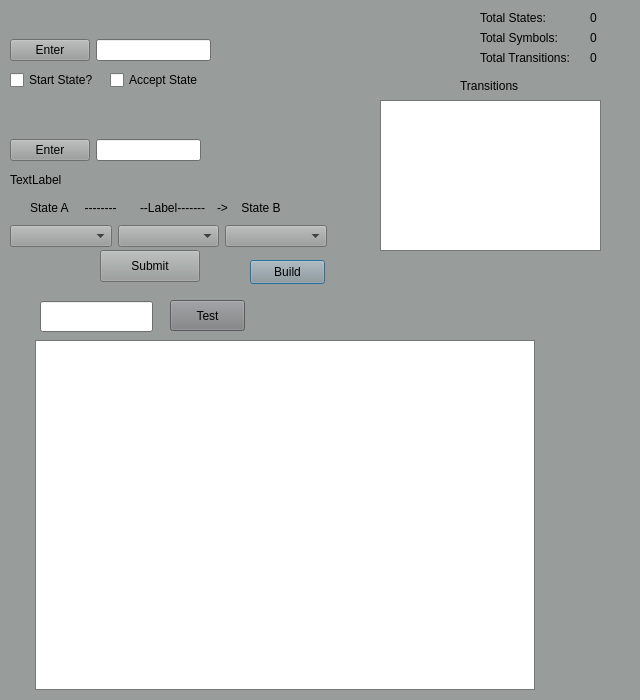
<?xml version="1.0" encoding="UTF-8"?>
<ui version="4.0">
 <class>FADialog</class>
 <widget class="QDialog" name="FADialog">
  <property name="geometry">
   <rect>
    <x>0</x>
    <y>0</y>
    <width>640</width>
    <height>700</height>
   </rect>
  </property>
  <property name="palette">
   <palette>
    <active>
     <colorrole role="WindowText">
      <brush brushstyle="SolidPattern">
       <color alpha="255">
        <red>0</red>
        <green>0</green>
        <blue>0</blue>
       </color>
      </brush>
     </colorrole>
     <colorrole role="Button">
      <brush brushstyle="SolidPattern">
       <color alpha="255">
        <red>152</red>
        <green>156</green>
        <blue>155</blue>
       </color>
      </brush>
     </colorrole>
     <colorrole role="Light">
      <brush brushstyle="SolidPattern">
       <color alpha="255">
        <red>228</red>
        <green>234</green>
        <blue>232</blue>
       </color>
      </brush>
     </colorrole>
     <colorrole role="Midlight">
      <brush brushstyle="SolidPattern">
       <color alpha="255">
        <red>190</red>
        <green>195</green>
        <blue>193</blue>
       </color>
      </brush>
     </colorrole>
     <colorrole role="Dark">
      <brush brushstyle="SolidPattern">
       <color alpha="255">
        <red>76</red>
        <green>78</green>
        <blue>77</blue>
       </color>
      </brush>
     </colorrole>
     <colorrole role="Mid">
      <brush brushstyle="SolidPattern">
       <color alpha="255">
        <red>101</red>
        <green>104</green>
        <blue>103</blue>
       </color>
      </brush>
     </colorrole>
     <colorrole role="Text">
      <brush brushstyle="SolidPattern">
       <color alpha="255">
        <red>0</red>
        <green>0</green>
        <blue>0</blue>
       </color>
      </brush>
     </colorrole>
     <colorrole role="BrightText">
      <brush brushstyle="SolidPattern">
       <color alpha="255">
        <red>255</red>
        <green>255</green>
        <blue>255</blue>
       </color>
      </brush>
     </colorrole>
     <colorrole role="ButtonText">
      <brush brushstyle="SolidPattern">
       <color alpha="255">
        <red>0</red>
        <green>0</green>
        <blue>0</blue>
       </color>
      </brush>
     </colorrole>
     <colorrole role="Base">
      <brush brushstyle="SolidPattern">
       <color alpha="255">
        <red>255</red>
        <green>255</green>
        <blue>255</blue>
       </color>
      </brush>
     </colorrole>
     <colorrole role="Window">
      <brush brushstyle="SolidPattern">
       <color alpha="255">
        <red>152</red>
        <green>156</green>
        <blue>155</blue>
       </color>
      </brush>
     </colorrole>
     <colorrole role="Shadow">
      <brush brushstyle="SolidPattern">
       <color alpha="255">
        <red>0</red>
        <green>0</green>
        <blue>0</blue>
       </color>
      </brush>
     </colorrole>
     <colorrole role="AlternateBase">
      <brush brushstyle="SolidPattern">
       <color alpha="255">
        <red>203</red>
        <green>205</green>
        <blue>205</blue>
       </color>
      </brush>
     </colorrole>
     <colorrole role="ToolTipBase">
      <brush brushstyle="SolidPattern">
       <color alpha="255">
        <red>255</red>
        <green>255</green>
        <blue>220</blue>
       </color>
      </brush>
     </colorrole>
     <colorrole role="ToolTipText">
      <brush brushstyle="SolidPattern">
       <color alpha="255">
        <red>0</red>
        <green>0</green>
        <blue>0</blue>
       </color>
      </brush>
     </colorrole>
     <colorrole role="PlaceholderText">
      <brush brushstyle="SolidPattern">
       <color alpha="127">
        <red>0</red>
        <green>0</green>
        <blue>0</blue>
       </color>
      </brush>
     </colorrole>
    </active>
    <inactive>
     <colorrole role="WindowText">
      <brush brushstyle="SolidPattern">
       <color alpha="255">
        <red>0</red>
        <green>0</green>
        <blue>0</blue>
       </color>
      </brush>
     </colorrole>
     <colorrole role="Button">
      <brush brushstyle="SolidPattern">
       <color alpha="255">
        <red>152</red>
        <green>156</green>
        <blue>155</blue>
       </color>
      </brush>
     </colorrole>
     <colorrole role="Light">
      <brush brushstyle="SolidPattern">
       <color alpha="255">
        <red>228</red>
        <green>234</green>
        <blue>232</blue>
       </color>
      </brush>
     </colorrole>
     <colorrole role="Midlight">
      <brush brushstyle="SolidPattern">
       <color alpha="255">
        <red>190</red>
        <green>195</green>
        <blue>193</blue>
       </color>
      </brush>
     </colorrole>
     <colorrole role="Dark">
      <brush brushstyle="SolidPattern">
       <color alpha="255">
        <red>76</red>
        <green>78</green>
        <blue>77</blue>
       </color>
      </brush>
     </colorrole>
     <colorrole role="Mid">
      <brush brushstyle="SolidPattern">
       <color alpha="255">
        <red>101</red>
        <green>104</green>
        <blue>103</blue>
       </color>
      </brush>
     </colorrole>
     <colorrole role="Text">
      <brush brushstyle="SolidPattern">
       <color alpha="255">
        <red>0</red>
        <green>0</green>
        <blue>0</blue>
       </color>
      </brush>
     </colorrole>
     <colorrole role="BrightText">
      <brush brushstyle="SolidPattern">
       <color alpha="255">
        <red>255</red>
        <green>255</green>
        <blue>255</blue>
       </color>
      </brush>
     </colorrole>
     <colorrole role="ButtonText">
      <brush brushstyle="SolidPattern">
       <color alpha="255">
        <red>0</red>
        <green>0</green>
        <blue>0</blue>
       </color>
      </brush>
     </colorrole>
     <colorrole role="Base">
      <brush brushstyle="SolidPattern">
       <color alpha="255">
        <red>255</red>
        <green>255</green>
        <blue>255</blue>
       </color>
      </brush>
     </colorrole>
     <colorrole role="Window">
      <brush brushstyle="SolidPattern">
       <color alpha="255">
        <red>152</red>
        <green>156</green>
        <blue>155</blue>
       </color>
      </brush>
     </colorrole>
     <colorrole role="Shadow">
      <brush brushstyle="SolidPattern">
       <color alpha="255">
        <red>0</red>
        <green>0</green>
        <blue>0</blue>
       </color>
      </brush>
     </colorrole>
     <colorrole role="AlternateBase">
      <brush brushstyle="SolidPattern">
       <color alpha="255">
        <red>203</red>
        <green>205</green>
        <blue>205</blue>
       </color>
      </brush>
     </colorrole>
     <colorrole role="ToolTipBase">
      <brush brushstyle="SolidPattern">
       <color alpha="255">
        <red>255</red>
        <green>255</green>
        <blue>220</blue>
       </color>
      </brush>
     </colorrole>
     <colorrole role="ToolTipText">
      <brush brushstyle="SolidPattern">
       <color alpha="255">
        <red>0</red>
        <green>0</green>
        <blue>0</blue>
       </color>
      </brush>
     </colorrole>
     <colorrole role="PlaceholderText">
      <brush brushstyle="SolidPattern">
       <color alpha="127">
        <red>0</red>
        <green>0</green>
        <blue>0</blue>
       </color>
      </brush>
     </colorrole>
    </inactive>
    <disabled>
     <colorrole role="WindowText">
      <brush brushstyle="SolidPattern">
       <color alpha="255">
        <red>76</red>
        <green>78</green>
        <blue>77</blue>
       </color>
      </brush>
     </colorrole>
     <colorrole role="Button">
      <brush brushstyle="SolidPattern">
       <color alpha="255">
        <red>152</red>
        <green>156</green>
        <blue>155</blue>
       </color>
      </brush>
     </colorrole>
     <colorrole role="Light">
      <brush brushstyle="SolidPattern">
       <color alpha="255">
        <red>228</red>
        <green>234</green>
        <blue>232</blue>
       </color>
      </brush>
     </colorrole>
     <colorrole role="Midlight">
      <brush brushstyle="SolidPattern">
       <color alpha="255">
        <red>190</red>
        <green>195</green>
        <blue>193</blue>
       </color>
      </brush>
     </colorrole>
     <colorrole role="Dark">
      <brush brushstyle="SolidPattern">
       <color alpha="255">
        <red>76</red>
        <green>78</green>
        <blue>77</blue>
       </color>
      </brush>
     </colorrole>
     <colorrole role="Mid">
      <brush brushstyle="SolidPattern">
       <color alpha="255">
        <red>101</red>
        <green>104</green>
        <blue>103</blue>
       </color>
      </brush>
     </colorrole>
     <colorrole role="Text">
      <brush brushstyle="SolidPattern">
       <color alpha="255">
        <red>76</red>
        <green>78</green>
        <blue>77</blue>
       </color>
      </brush>
     </colorrole>
     <colorrole role="BrightText">
      <brush brushstyle="SolidPattern">
       <color alpha="255">
        <red>255</red>
        <green>255</green>
        <blue>255</blue>
       </color>
      </brush>
     </colorrole>
     <colorrole role="ButtonText">
      <brush brushstyle="SolidPattern">
       <color alpha="255">
        <red>76</red>
        <green>78</green>
        <blue>77</blue>
       </color>
      </brush>
     </colorrole>
     <colorrole role="Base">
      <brush brushstyle="SolidPattern">
       <color alpha="255">
        <red>152</red>
        <green>156</green>
        <blue>155</blue>
       </color>
      </brush>
     </colorrole>
     <colorrole role="Window">
      <brush brushstyle="SolidPattern">
       <color alpha="255">
        <red>152</red>
        <green>156</green>
        <blue>155</blue>
       </color>
      </brush>
     </colorrole>
     <colorrole role="Shadow">
      <brush brushstyle="SolidPattern">
       <color alpha="255">
        <red>0</red>
        <green>0</green>
        <blue>0</blue>
       </color>
      </brush>
     </colorrole>
     <colorrole role="AlternateBase">
      <brush brushstyle="SolidPattern">
       <color alpha="255">
        <red>152</red>
        <green>156</green>
        <blue>155</blue>
       </color>
      </brush>
     </colorrole>
     <colorrole role="ToolTipBase">
      <brush brushstyle="SolidPattern">
       <color alpha="255">
        <red>255</red>
        <green>255</green>
        <blue>220</blue>
       </color>
      </brush>
     </colorrole>
     <colorrole role="ToolTipText">
      <brush brushstyle="SolidPattern">
       <color alpha="255">
        <red>0</red>
        <green>0</green>
        <blue>0</blue>
       </color>
      </brush>
     </colorrole>
     <colorrole role="PlaceholderText">
      <brush brushstyle="SolidPattern">
       <color alpha="127">
        <red>76</red>
        <green>78</green>
        <blue>77</blue>
       </color>
      </brush>
     </colorrole>
    </disabled>
   </palette>
  </property>
  <property name="windowTitle">
   <string>Dialog</string>
  </property>
  <widget class="QCheckBox" name="StartCheckBox">
   <property name="geometry">
    <rect>
     <x>10</x>
     <y>70</y>
     <width>85</width>
     <height>20</height>
    </rect>
   </property>
   <property name="text">
    <string>Start State?</string>
   </property>
  </widget>
  <widget class="QCheckBox" name="AcceptCheckBox">
   <property name="geometry">
    <rect>
     <x>110</x>
     <y>70</y>
     <width>111</width>
     <height>20</height>
    </rect>
   </property>
   <property name="text">
    <string>Accept State</string>
   </property>
  </widget>
  <widget class="QLabel" name="startStateErrorLbl">
   <property name="geometry">
    <rect>
     <x>10</x>
     <y>90</y>
     <width>291</width>
     <height>21</height>
    </rect>
   </property>
   <property name="font">
    <font>
     <family>Academy Engraved LET</family>
    </font>
   </property>
   <property name="text">
    <string/>
   </property>
  </widget>
  <widget class="QLabel" name="transErrorLbl">
   <property name="geometry">
    <rect>
     <x>10</x>
     <y>280</y>
     <width>331</width>
     <height>20</height>
    </rect>
   </property>
   <property name="text">
    <string/>
   </property>
  </widget>
  <widget class="QTextEdit" name="textEdit">
   <property name="geometry">
    <rect>
     <x>380</x>
     <y>100</y>
     <width>221</width>
     <height>151</height>
    </rect>
   </property>
  </widget>
  <widget class="QPushButton" name="buildBtn">
   <property name="geometry">
    <rect>
     <x>250</x>
     <y>260</y>
     <width>75</width>
     <height>24</height>
    </rect>
   </property>
   <property name="text">
    <string>Build</string>
   </property>
  </widget>
  <widget class="QLabel" name="buildErrLbl">
   <property name="geometry">
    <rect>
     <x>360</x>
     <y>270</y>
     <width>261</width>
     <height>20</height>
    </rect>
   </property>
   <property name="text">
    <string/>
   </property>
  </widget>
  <widget class="QGraphicsView" name="machineView">
   <property name="geometry">
    <rect>
     <x>35</x>
     <y>340</y>
     <width>500</width>
     <height>350</height>
    </rect>
   </property>
  </widget>
  <widget class="QLineEdit" name="testLine">
   <property name="geometry">
    <rect>
     <x>40</x>
     <y>301</y>
     <width>113</width>
     <height>31</height>
    </rect>
   </property>
  </widget>
  <widget class="QPushButton" name="testBtn">
   <property name="geometry">
    <rect>
     <x>170</x>
     <y>300</y>
     <width>75</width>
     <height>31</height>
    </rect>
   </property>
   <property name="palette">
    <palette>
     <active>
      <colorrole role="WindowText">
       <brush brushstyle="SolidPattern">
        <color alpha="255">
         <red>0</red>
         <green>0</green>
         <blue>0</blue>
        </color>
       </brush>
      </colorrole>
      <colorrole role="Button">
       <brush brushstyle="SolidPattern">
        <color alpha="255">
         <red>125</red>
         <green>126</green>
         <blue>129</blue>
        </color>
       </brush>
      </colorrole>
      <colorrole role="Light">
       <brush brushstyle="SolidPattern">
        <color alpha="255">
         <red>187</red>
         <green>189</green>
         <blue>194</blue>
        </color>
       </brush>
      </colorrole>
      <colorrole role="Midlight">
       <brush brushstyle="SolidPattern">
        <color alpha="255">
         <red>156</red>
         <green>157</green>
         <blue>161</blue>
        </color>
       </brush>
      </colorrole>
      <colorrole role="Dark">
       <brush brushstyle="SolidPattern">
        <color alpha="255">
         <red>62</red>
         <green>63</green>
         <blue>65</blue>
        </color>
       </brush>
      </colorrole>
      <colorrole role="Mid">
       <brush brushstyle="SolidPattern">
        <color alpha="255">
         <red>83</red>
         <green>84</green>
         <blue>86</blue>
        </color>
       </brush>
      </colorrole>
      <colorrole role="Text">
       <brush brushstyle="SolidPattern">
        <color alpha="255">
         <red>0</red>
         <green>0</green>
         <blue>0</blue>
        </color>
       </brush>
      </colorrole>
      <colorrole role="BrightText">
       <brush brushstyle="SolidPattern">
        <color alpha="255">
         <red>255</red>
         <green>255</green>
         <blue>255</blue>
        </color>
       </brush>
      </colorrole>
      <colorrole role="ButtonText">
       <brush brushstyle="SolidPattern">
        <color alpha="255">
         <red>0</red>
         <green>0</green>
         <blue>0</blue>
        </color>
       </brush>
      </colorrole>
      <colorrole role="Base">
       <brush brushstyle="SolidPattern">
        <color alpha="255">
         <red>255</red>
         <green>255</green>
         <blue>255</blue>
        </color>
       </brush>
      </colorrole>
      <colorrole role="Window">
       <brush brushstyle="SolidPattern">
        <color alpha="255">
         <red>125</red>
         <green>126</green>
         <blue>129</blue>
        </color>
       </brush>
      </colorrole>
      <colorrole role="Shadow">
       <brush brushstyle="SolidPattern">
        <color alpha="255">
         <red>0</red>
         <green>0</green>
         <blue>0</blue>
        </color>
       </brush>
      </colorrole>
      <colorrole role="AlternateBase">
       <brush brushstyle="SolidPattern">
        <color alpha="255">
         <red>190</red>
         <green>190</green>
         <blue>192</blue>
        </color>
       </brush>
      </colorrole>
      <colorrole role="ToolTipBase">
       <brush brushstyle="SolidPattern">
        <color alpha="255">
         <red>255</red>
         <green>255</green>
         <blue>220</blue>
        </color>
       </brush>
      </colorrole>
      <colorrole role="ToolTipText">
       <brush brushstyle="SolidPattern">
        <color alpha="255">
         <red>0</red>
         <green>0</green>
         <blue>0</blue>
        </color>
       </brush>
      </colorrole>
      <colorrole role="PlaceholderText">
       <brush brushstyle="SolidPattern">
        <color alpha="127">
         <red>0</red>
         <green>0</green>
         <blue>0</blue>
        </color>
       </brush>
      </colorrole>
     </active>
     <inactive>
      <colorrole role="WindowText">
       <brush brushstyle="SolidPattern">
        <color alpha="255">
         <red>0</red>
         <green>0</green>
         <blue>0</blue>
        </color>
       </brush>
      </colorrole>
      <colorrole role="Button">
       <brush brushstyle="SolidPattern">
        <color alpha="255">
         <red>125</red>
         <green>126</green>
         <blue>129</blue>
        </color>
       </brush>
      </colorrole>
      <colorrole role="Light">
       <brush brushstyle="SolidPattern">
        <color alpha="255">
         <red>187</red>
         <green>189</green>
         <blue>194</blue>
        </color>
       </brush>
      </colorrole>
      <colorrole role="Midlight">
       <brush brushstyle="SolidPattern">
        <color alpha="255">
         <red>156</red>
         <green>157</green>
         <blue>161</blue>
        </color>
       </brush>
      </colorrole>
      <colorrole role="Dark">
       <brush brushstyle="SolidPattern">
        <color alpha="255">
         <red>62</red>
         <green>63</green>
         <blue>65</blue>
        </color>
       </brush>
      </colorrole>
      <colorrole role="Mid">
       <brush brushstyle="SolidPattern">
        <color alpha="255">
         <red>83</red>
         <green>84</green>
         <blue>86</blue>
        </color>
       </brush>
      </colorrole>
      <colorrole role="Text">
       <brush brushstyle="SolidPattern">
        <color alpha="255">
         <red>0</red>
         <green>0</green>
         <blue>0</blue>
        </color>
       </brush>
      </colorrole>
      <colorrole role="BrightText">
       <brush brushstyle="SolidPattern">
        <color alpha="255">
         <red>255</red>
         <green>255</green>
         <blue>255</blue>
        </color>
       </brush>
      </colorrole>
      <colorrole role="ButtonText">
       <brush brushstyle="SolidPattern">
        <color alpha="255">
         <red>0</red>
         <green>0</green>
         <blue>0</blue>
        </color>
       </brush>
      </colorrole>
      <colorrole role="Base">
       <brush brushstyle="SolidPattern">
        <color alpha="255">
         <red>255</red>
         <green>255</green>
         <blue>255</blue>
        </color>
       </brush>
      </colorrole>
      <colorrole role="Window">
       <brush brushstyle="SolidPattern">
        <color alpha="255">
         <red>125</red>
         <green>126</green>
         <blue>129</blue>
        </color>
       </brush>
      </colorrole>
      <colorrole role="Shadow">
       <brush brushstyle="SolidPattern">
        <color alpha="255">
         <red>0</red>
         <green>0</green>
         <blue>0</blue>
        </color>
       </brush>
      </colorrole>
      <colorrole role="AlternateBase">
       <brush brushstyle="SolidPattern">
        <color alpha="255">
         <red>190</red>
         <green>190</green>
         <blue>192</blue>
        </color>
       </brush>
      </colorrole>
      <colorrole role="ToolTipBase">
       <brush brushstyle="SolidPattern">
        <color alpha="255">
         <red>255</red>
         <green>255</green>
         <blue>220</blue>
        </color>
       </brush>
      </colorrole>
      <colorrole role="ToolTipText">
       <brush brushstyle="SolidPattern">
        <color alpha="255">
         <red>0</red>
         <green>0</green>
         <blue>0</blue>
        </color>
       </brush>
      </colorrole>
      <colorrole role="PlaceholderText">
       <brush brushstyle="SolidPattern">
        <color alpha="127">
         <red>0</red>
         <green>0</green>
         <blue>0</blue>
        </color>
       </brush>
      </colorrole>
     </inactive>
     <disabled>
      <colorrole role="WindowText">
       <brush brushstyle="SolidPattern">
        <color alpha="255">
         <red>62</red>
         <green>63</green>
         <blue>65</blue>
        </color>
       </brush>
      </colorrole>
      <colorrole role="Button">
       <brush brushstyle="SolidPattern">
        <color alpha="255">
         <red>125</red>
         <green>126</green>
         <blue>129</blue>
        </color>
       </brush>
      </colorrole>
      <colorrole role="Light">
       <brush brushstyle="SolidPattern">
        <color alpha="255">
         <red>187</red>
         <green>189</green>
         <blue>194</blue>
        </color>
       </brush>
      </colorrole>
      <colorrole role="Midlight">
       <brush brushstyle="SolidPattern">
        <color alpha="255">
         <red>156</red>
         <green>157</green>
         <blue>161</blue>
        </color>
       </brush>
      </colorrole>
      <colorrole role="Dark">
       <brush brushstyle="SolidPattern">
        <color alpha="255">
         <red>62</red>
         <green>63</green>
         <blue>65</blue>
        </color>
       </brush>
      </colorrole>
      <colorrole role="Mid">
       <brush brushstyle="SolidPattern">
        <color alpha="255">
         <red>83</red>
         <green>84</green>
         <blue>86</blue>
        </color>
       </brush>
      </colorrole>
      <colorrole role="Text">
       <brush brushstyle="SolidPattern">
        <color alpha="255">
         <red>62</red>
         <green>63</green>
         <blue>65</blue>
        </color>
       </brush>
      </colorrole>
      <colorrole role="BrightText">
       <brush brushstyle="SolidPattern">
        <color alpha="255">
         <red>255</red>
         <green>255</green>
         <blue>255</blue>
        </color>
       </brush>
      </colorrole>
      <colorrole role="ButtonText">
       <brush brushstyle="SolidPattern">
        <color alpha="255">
         <red>62</red>
         <green>63</green>
         <blue>65</blue>
        </color>
       </brush>
      </colorrole>
      <colorrole role="Base">
       <brush brushstyle="SolidPattern">
        <color alpha="255">
         <red>125</red>
         <green>126</green>
         <blue>129</blue>
        </color>
       </brush>
      </colorrole>
      <colorrole role="Window">
       <brush brushstyle="SolidPattern">
        <color alpha="255">
         <red>125</red>
         <green>126</green>
         <blue>129</blue>
        </color>
       </brush>
      </colorrole>
      <colorrole role="Shadow">
       <brush brushstyle="SolidPattern">
        <color alpha="255">
         <red>0</red>
         <green>0</green>
         <blue>0</blue>
        </color>
       </brush>
      </colorrole>
      <colorrole role="AlternateBase">
       <brush brushstyle="SolidPattern">
        <color alpha="255">
         <red>125</red>
         <green>126</green>
         <blue>129</blue>
        </color>
       </brush>
      </colorrole>
      <colorrole role="ToolTipBase">
       <brush brushstyle="SolidPattern">
        <color alpha="255">
         <red>255</red>
         <green>255</green>
         <blue>220</blue>
        </color>
       </brush>
      </colorrole>
      <colorrole role="ToolTipText">
       <brush brushstyle="SolidPattern">
        <color alpha="255">
         <red>0</red>
         <green>0</green>
         <blue>0</blue>
        </color>
       </brush>
      </colorrole>
      <colorrole role="PlaceholderText">
       <brush brushstyle="SolidPattern">
        <color alpha="127">
         <red>62</red>
         <green>63</green>
         <blue>65</blue>
        </color>
       </brush>
      </colorrole>
     </disabled>
    </palette>
   </property>
   <property name="text">
    <string>Test</string>
   </property>
   <property name="autoDefault">
    <bool>true</bool>
   </property>
   <property name="default">
    <bool>false</bool>
   </property>
   <property name="flat">
    <bool>false</bool>
   </property>
  </widget>
  <widget class="QLabel" name="numSymLbl">
   <property name="geometry">
    <rect>
     <x>590</x>
     <y>30</y>
     <width>31</width>
     <height>16</height>
    </rect>
   </property>
   <property name="text">
    <string>0</string>
   </property>
  </widget>
  <widget class="QLabel" name="symLbl">
   <property name="geometry">
    <rect>
     <x>480</x>
     <y>30</y>
     <width>91</width>
     <height>16</height>
    </rect>
   </property>
   <property name="text">
    <string>Total Symbols:</string>
   </property>
  </widget>
  <widget class="QLabel" name="stateCounterLbl">
   <property name="geometry">
    <rect>
     <x>590</x>
     <y>10</y>
     <width>31</width>
     <height>16</height>
    </rect>
   </property>
   <property name="text">
    <string>0</string>
   </property>
  </widget>
  <widget class="QLabel" name="statesLbl">
   <property name="geometry">
    <rect>
     <x>480</x>
     <y>10</y>
     <width>74</width>
     <height>16</height>
    </rect>
   </property>
   <property name="text">
    <string>Total States:</string>
   </property>
  </widget>
  <widget class="QLabel" name="testInputLbl">
   <property name="geometry">
    <rect>
     <x>270</x>
     <y>310</y>
     <width>161</width>
     <height>16</height>
    </rect>
   </property>
   <property name="text">
    <string/>
   </property>
  </widget>
  <widget class="QLabel" name="testResultLbl">
   <property name="geometry">
    <rect>
     <x>450</x>
     <y>310</y>
     <width>81</width>
     <height>16</height>
    </rect>
   </property>
   <property name="text">
    <string/>
   </property>
  </widget>
  <widget class="QWidget" name="horizontalLayoutWidget">
   <property name="geometry">
    <rect>
     <x>10</x>
     <y>30</y>
     <width>201</width>
     <height>41</height>
    </rect>
   </property>
   <layout class="QHBoxLayout" name="horizontalLayout">
    <item>
     <widget class="QPushButton" name="EnterStateBtn">
      <property name="text">
       <string>Enter</string>
      </property>
     </widget>
    </item>
    <item>
     <widget class="QLineEdit" name="stateNameLine">
      <property name="text">
       <string/>
      </property>
     </widget>
    </item>
   </layout>
  </widget>
  <widget class="QWidget" name="horizontalLayoutWidget_2">
   <property name="geometry">
    <rect>
     <x>10</x>
     <y>130</y>
     <width>191</width>
     <height>41</height>
    </rect>
   </property>
   <layout class="QHBoxLayout" name="horizontalLayout_2">
    <item>
     <widget class="QPushButton" name="EnterSymBtn">
      <property name="text">
       <string>Enter</string>
      </property>
     </widget>
    </item>
    <item>
     <widget class="QLineEdit" name="symbolLine">
      <property name="text">
       <string/>
      </property>
     </widget>
    </item>
   </layout>
  </widget>
  <widget class="QWidget" name="horizontalLayoutWidget_3">
   <property name="geometry">
    <rect>
     <x>10</x>
     <y>220</y>
     <width>317</width>
     <height>32</height>
    </rect>
   </property>
   <layout class="QHBoxLayout" name="horizontalLayout_3">
    <item>
     <widget class="QComboBox" name="FromStateCbox"/>
    </item>
    <item>
     <widget class="QComboBox" name="onSymbolCbox"/>
    </item>
    <item>
     <widget class="QComboBox" name="ToStateCbox"/>
    </item>
   </layout>
  </widget>
  <widget class="QLabel" name="enterTransLbl">
   <property name="geometry">
    <rect>
     <x>30</x>
     <y>200</y>
     <width>111</width>
     <height>16</height>
    </rect>
   </property>
   <property name="text">
    <string>State A     --------</string>
   </property>
  </widget>
  <widget class="QPushButton" name="submitTransBtn">
   <property name="geometry">
    <rect>
     <x>100</x>
     <y>250</y>
     <width>100</width>
     <height>32</height>
    </rect>
   </property>
   <property name="text">
    <string>Submit</string>
   </property>
  </widget>
  <widget class="QLabel" name="TotalTransLbl">
   <property name="geometry">
    <rect>
     <x>480</x>
     <y>50</y>
     <width>111</width>
     <height>16</height>
    </rect>
   </property>
   <property name="text">
    <string>Total Transitions: </string>
   </property>
  </widget>
  <widget class="QLabel" name="numTransLbl">
   <property name="geometry">
    <rect>
     <x>590</x>
     <y>50</y>
     <width>31</width>
     <height>16</height>
    </rect>
   </property>
   <property name="text">
    <string>0</string>
   </property>
  </widget>
  <widget class="QLabel" name="label">
   <property name="geometry">
    <rect>
     <x>140</x>
     <y>200</y>
     <width>91</width>
     <height>16</height>
    </rect>
   </property>
   <property name="text">
    <string>--Label-------</string>
   </property>
  </widget>
  <widget class="QLabel" name="label_2">
   <property name="geometry">
    <rect>
     <x>217</x>
     <y>200</y>
     <width>91</width>
     <height>16</height>
    </rect>
   </property>
   <property name="text">
    <string>-&gt;    State B</string>
   </property>
  </widget>
  <widget class="QLabel" name="symbErrorLbl">
   <property name="geometry">
    <rect>
     <x>10</x>
     <y>170</y>
     <width>231</width>
     <height>20</height>
    </rect>
   </property>
   <property name="text">
    <string>TextLabel</string>
   </property>
  </widget>
  <widget class="QLabel" name="textEditLbl">
   <property name="geometry">
    <rect>
     <x>460</x>
     <y>76</y>
     <width>121</width>
     <height>20</height>
    </rect>
   </property>
   <property name="text">
    <string>Transitions</string>
   </property>
  </widget>
 </widget>
 <resources/>
 <connections/>
</ui>
